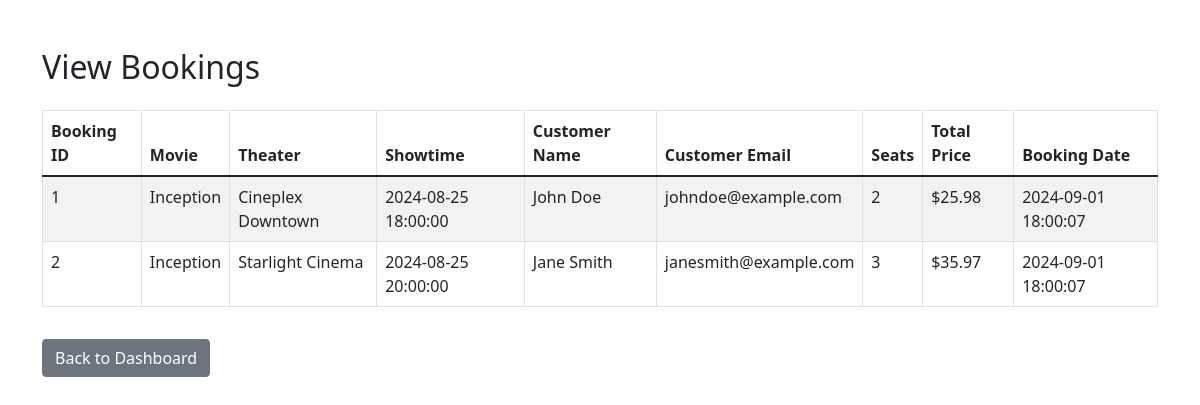
Page /admin/view_bookings.php (signed in) on the committed database.
### tables this page shows
CREATE TABLE IF NOT EXISTS bookings (
    id INT NOT NULL PRIMARY KEY AUTO_INCREMENT,
    showtime_id INT NOT NULL,
    customer_name VARCHAR(255) NOT NULL,
    customer_email VARCHAR(255) NOT NULL,
    seats INT NOT NULL,
    total_price DECIMAL(10, 2) NOT NULL,
    booking_date TIMESTAMP DEFAULT CURRENT_TIMESTAMP,
    FOREIGN KEY (showtime_id) REFERENCES showtimes(id)
);

CREATE TABLE IF NOT EXISTS movies (
    id INT NOT NULL PRIMARY KEY AUTO_INCREMENT,
    title VARCHAR(255) NOT NULL,
    description TEXT,
    duration INT NOT NULL,
    image_url VARCHAR(255)
);

CREATE TABLE IF NOT EXISTS theaters (
    id INT NOT NULL PRIMARY KEY AUTO_INCREMENT,
    name VARCHAR(255) NOT NULL,
    location VARCHAR(255) NOT NULL
);

CREATE TABLE IF NOT EXISTS showtimes (
    id INT NOT NULL PRIMARY KEY AUTO_INCREMENT,
    movie_id INT NOT NULL,
    theater_id INT NOT NULL,
    start_time DATETIME NOT NULL,
    price DECIMAL(10, 2) NOT NULL,
    FOREIGN KEY (movie_id) REFERENCES movies(id) ON DELETE CASCADE,
    FOREIGN KEY (theater_id) REFERENCES theaters(id)
);

### admin/view_bookings.php (the view, shortened to what this page needs)
<?php
require_once '../config.php';
$sql = "SELECT b.id, m.title AS movie_title, t.name AS theater_name, s.start_time,
               b.customer_name, b.customer_email, b.seats, b.total_price, b.booking_date
        FROM bookings b
        JOIN showtimes s ON b.showtime_id = s.id
        JOIN movies m ON s.movie_id = m.id
        JOIN theaters t ON s.theater_id = t.id
        ORDER BY b.booking_date DESC";
$result = mysqli_query($link, $sql);
?>
<!DOCTYPE html>
<html lang="en">
<head>
    <link href="https://cdn.jsdelivr.net/npm/bootstrap@5.1.3/dist/css/bootstrap.min.css" rel="stylesheet">
</head>
<body>
    <div class="container mt-5">
        <h2 class="mb-4">View Bookings</h2>
        <?php if(mysqli_num_rows($result) > 0): ?>
            <table class="table table-bordered table-striped">
                <thead>
                    <tr>
                        <th>Booking ID</th>
                        <th>Movie</th>
                        <th>Theater</th>
                        <th>Showtime</th>
                        <th>Customer Name</th>
                        <th>Customer Email</th>
                        <th>Seats</th>
                        <th>Total Price</th>
                        <th>Booking Date</th>
                    </tr>
                </thead>
                <tbody>
                    <?php while($row = mysqli_fetch_assoc($result)): ?>
                        <tr>
                            <td><?php echo htmlspecialchars($row['id']); ?></td>
                            <td><?php echo htmlspecialchars($row['movie_title']); ?></td>
                            <td><?php echo htmlspecialchars($row['theater_name']); ?></td>
                            <td><?php echo htmlspecialchars($row['start_time']); ?></td>
                            <td><?php echo htmlspecialchars($row['customer_name']); ?></td>
                            <td><?php echo htmlspecialchars($row['customer_email']); ?></td>
                            <td><?php echo htmlspecialchars($row['seats']); ?></td>
                            <td>$<?php echo htmlspecialchars(number_format($row['total_price'], 2)); ?></td>
                            <td><?php echo htmlspecialchars($row['booking_date']); ?></td>
                        </tr>
                    <?php endwhile; ?>
                </tbody>
            </table>
        <?php else: ?>
            <p class="alert alert-info">No bookings found.</p>
        <?php endif; ?>
        <a href="dashboard.php" class="btn btn-secondary mt-3">Back to Dashboard</a>
    </div>
</body>
</html>

### rows in the picture
bookings: id "1", movies.title "Inception", theaters.name "Cineplex Downtown", showtime.start_time "2024-08-25 18:00:00", customer_name "John Doe", customer_email "johndoe@example.com", seats "2", total_price "25.98", booking_date "2024-09-01 18:00:07"
bookings: id "2", movies.title "Inception", theaters.name "Starlight Cinema", showtime.start_time "2024-08-25 20:00:00", customer_name "Jane Smith", customer_email "janesmith@example.com", seats "3", total_price "35.97", booking_date "2024-09-01 18:00:07"
